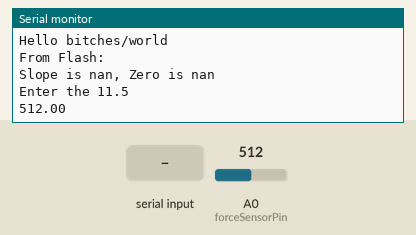
This sketch was run on a simulated Arduino Uno, built with avr-gcc and run on an emulated ATmega328P. Parts: the last lines printed to the serial monitor. Inputs (shaded band) come from the test bench; at power-on: A0 (forceSensorPin) = 512. EEPROM starts erased.

Above: at 1.2 s.
1.3 s: "90,45\n" received over Serial
At 2.1 s:
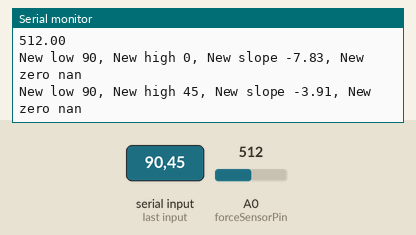
2.8 s: "30,150\n" received over Serial
At 3.6 s:
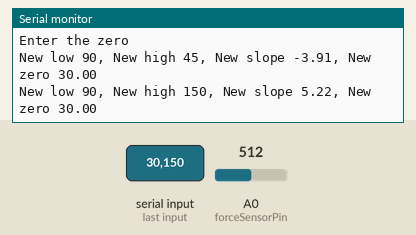
4.3 s: "9999\n" received over Serial
At 5.1 s:
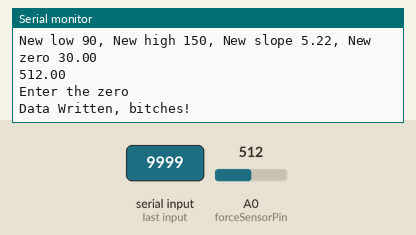
5.8 s: A0 (forceSensorPin) set to 716
At 6.8 s:
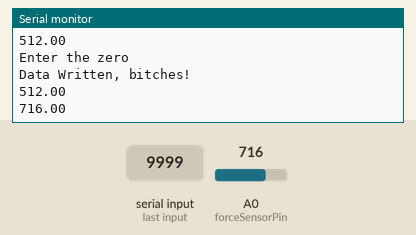
7.3 s: A0 (forceSensorPin) set to 810
At 8.2 s:
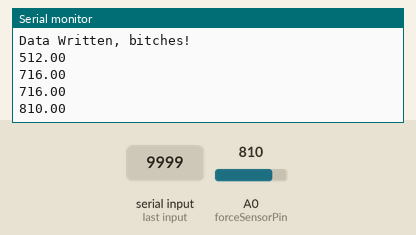
Timing chart, 0 to 9.8 s (numbered marks = the images above; inputs shaded):
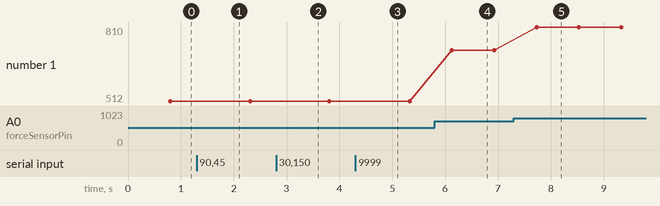

Measured:
- after the input at 1.3 s, the serial monitor: prints a new line at once (image 1)
- after the input at 2.8 s, the serial monitor: prints a new line at once (image 2)
- after the input at 4.3 s, the serial monitor: prints a new line at once (image 3)
- after the input at 5.8 s, the serial monitor: prints a new line after 0.33 s (image 4)
- after the input at 7.3 s, the serial monitor: prints a new line after 0.43 s (image 5)
- plotted number 1: 512 → 716 after the input at 5.8 s, 716 → 810 after the input at 7.3 s

The sketch:

calibration.ino
```cpp
#include <EEPROM.h>
#define forceSensorPin                      0
int low;
int high;
float Read;
unsigned long timey;

struct forceCalibration
{
  float slope;
  float zero;
} calibrationData = {0, 0};

long timestamp = millis();
int receiveBuffer;
int dataReceived = 0;
bool printToScreen = true;
String readString;

void setup() {
Serial.begin(57600);
Serial.println("Hello bitches/world");
EEPROM.get(0, calibrationData);
Serial.print("From Flash:\nSlope is ");
Serial.print(calibrationData.slope);
Serial.print(", Zero is ");
Serial.println(calibrationData.zero);
timey = millis();
}

void loop() {
  if(millis() - timey > 800){
      Read = analogRead(forceSensorPin);
      Serial.println(Read);
      timey = millis();}
  if (printToScreen) {
    switch (dataReceived) {
      case 0:
        Serial.println("Enter the 11.5");
        break;
      case 1:
        Serial.println("Enter the 23");
        break;
      case 2:
        Serial.println("Enter the zero");
        break;
      default:
        break;
    }
    printToScreen = false;
  }

  while (Serial.available() > 0) {
    receiveBuffer = Serial.parseInt();

    if (receiveBuffer == 9999) { // This is the command to write to the EEPROM
      EEPROM.put(0, calibrationData);
      Serial.println("Data Written, bitches!");
      break;
    }

    if (receiveBuffer != 0) {
      //%3==0
      switch (dataReceived) {
        case 0:
          low = receiveBuffer;
          break;
        case 1:
          high = receiveBuffer;
          break;
        case 2:
          calibrationData.zero = receiveBuffer;
          dataReceived = 0;
          break;
        default:
          break;
      }

      Serial.print("New low ");
      Serial.print(low);
      Serial.print(", New high ");
      Serial.print(high);
      calibrationData.slope = (high - low)/11.5;
      Serial.print(", New slope ");
      Serial.print(calibrationData.slope);
      Serial.print(", New zero ");
      Serial.println(calibrationData.zero);
      printToScreen = true;
      dataReceived++;
      if(dataReceived >2){dataReceived=0;}
    }
    delay(1);
  }
/*
  while (Serial.available()) {
    char c = Serial.read();
    readString += c;
    delay(1);
  }

  if (readString.length() > 0) {
    int n = readString.toInt();
    readString = "";
  }
  */
}
```
